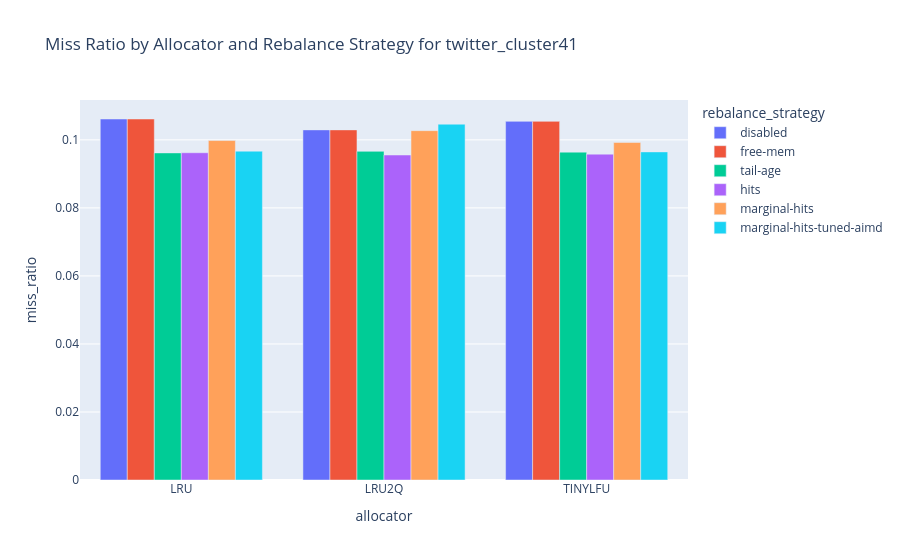

This figure's notebook cell:
### Code cell
# 3 and 41
# 42 hits-per-slab is the best

plot_df = remapped_df[(remapped_df['monitor_interval'] == 100_000) | (remapped_df['rebalance_strategy'] == 'disabled')]
plot_df = plot_df[(plot_df['tag'].isna()) | (plot_df['tag'] == 'warm-cold')]
plot_barplot_distribution_by_trace(plot_df, 'twitter_cluster41')

### Figure 1 — Plotly figure (JSON) as saved in the notebook; plotly's stock layout.template omitted (floating-point values rounded to 4 significant figures)
{"data": [{"alignmentgroup": "True", "hovertemplate": "rebalance_strategy=disabled<br>allocator=%{x}<br>miss_ratio=%{y}<extra></extra>", "legendgroup": "disabled", "marker": {"color": "#636efa", "pattern": {"shape": ""}}, "name": "disabled", "offsetgroup": "disabled", "orientation": "v", "showlegend": true, "textposition": "auto", "type": "bar", "x": ["LRU", "LRU2Q", "TINYLFU"], "xaxis": "x", "y": [0.1061, 0.1029, 0.1054], "yaxis": "y"}, {"alignmentgroup": "True", "hovertemplate": "rebalance_strategy=free-mem<br>allocator=%{x}<br>miss_ratio=%{y}<extra></extra>", "legendgroup": "free-mem", "marker": {"color": "#EF553B", "pattern": {"shape": ""}}, "name": "free-mem", "offsetgroup": "free-mem", "orientation": "v", "showlegend": true, "textposition": "auto", "type": "bar", "x": ["LRU", "LRU2Q", "TINYLFU"], "xaxis": "x", "y": [0.1061, 0.1029, 0.1054], "yaxis": "y"}, {"alignmentgroup": "True", "hovertemplate": "rebalance_strategy=tail-age<br>allocator=%{x}<br>miss_ratio=%{y}<extra></extra>", "legendgroup": "tail-age", "marker": {"color": "#00cc96", "pattern": {"shape": ""}}, "name": "tail-age", "offsetgroup": "tail-age", "orientation": "v", "showlegend": true, "textposition": "auto", "type": "bar", "x": ["LRU", "LRU2Q", "TINYLFU"], "xaxis": "x", "y": [0.09616, 0.09662, 0.09639], "yaxis": "y"}, {"alignmentgroup": "True", "hovertemplate": "rebalance_strategy=hits<br>allocator=%{x}<br>miss_ratio=%{y}<extra></extra>", "legendgroup": "hits", "marker": {"color": "#ab63fa", "pattern": {"shape": ""}}, "name": "hits", "offsetgroup": "hits", "orientation": "v", "showlegend": true, "textposition": "auto", "type": "bar", "x": ["LRU", "LRU2Q", "TINYLFU"], "xaxis": "x", "y": [0.09621, 0.09554, 0.0958], "yaxis": "y"}, {"alignmentgroup": "True", "hovertemplate": "rebalance_strategy=marginal-hits<br>allocator=%{x}<br>miss_ratio=%{y}<extra></extra>", "legendgroup": "marginal-hits", "marker": {"color": "#FFA15A", "pattern": {"shape": ""}}, "name": "marginal-hits", "offsetgroup": "marginal-hits", "orientation": "v", "showlegend": true, "textposition": "auto", "type": "bar", "x": ["LRU", "LRU2Q", "TINYLFU"], "xaxis": "x", "y": [0.0998, 0.1027, 0.09923], "yaxis": "y"}, {"alignmentgroup": "True", "hovertemplate": "rebalance_strategy=marginal-hits-tuned-aimd<br>allocator=%{x}<br>miss_ratio=%{y}<extra></extra>", "legendgroup": "marginal-hits-tuned-aimd", "marker": {"color": "#19d3f3", "pattern": {"shape": ""}}, "name": "marginal-hits-tuned-aimd", "offsetgroup": "marginal-hits-tuned-aimd", "orientation": "v", "showlegend": true, "textposition": "auto", "type": "bar", "x": ["LRU", "LRU2Q", "TINYLFU"], "xaxis": "x", "y": [0.09667, 0.1046, 0.09646], "yaxis": "y"}], "layout": {"barmode": "group", "legend": {"title": {"text": "rebalance_strategy"}, "tracegroupgap": 0}, "title": {"text": "Miss Ratio by Allocator and Rebalance Strategy for twitter_cluster41"}, "xaxis": {"anchor": "y", "categoryarray": ["LRU", "LRU2Q", "TINYLFU"], "categoryorder": "array", "domain": [0, 1], "title": {"text": "allocator"}}, "yaxis": {"anchor": "x", "domain": [0, 1], "title": {"text": "miss_ratio"}}}}
